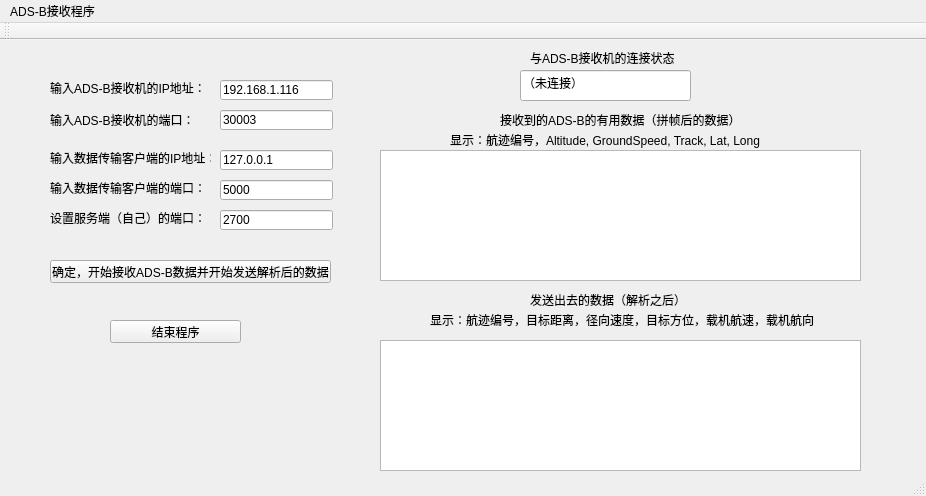
<?xml version="1.0" encoding="UTF-8"?>
<ui version="4.0">
 <class>tcpgetClass</class>
 <widget class="QMainWindow" name="tcpgetClass">
  <property name="geometry">
   <rect>
    <x>0</x>
    <y>0</y>
    <width>926</width>
    <height>496</height>
   </rect>
  </property>
  <property name="windowTitle">
   <string>tcpget</string>
  </property>
  <widget class="QWidget" name="centralWidget">
   <widget class="QLabel" name="label">
    <property name="geometry">
     <rect>
      <x>50</x>
      <y>40</y>
      <width>161</width>
      <height>16</height>
     </rect>
    </property>
    <property name="text">
     <string>输入ADS-B接收机的IP地址：</string>
    </property>
   </widget>
   <widget class="QLabel" name="label_2">
    <property name="geometry">
     <rect>
      <x>50</x>
      <y>70</y>
      <width>141</width>
      <height>20</height>
     </rect>
    </property>
    <property name="text">
     <string>输入ADS-B接收机的端口：</string>
    </property>
   </widget>
   <widget class="QLineEdit" name="ADSip">
    <property name="geometry">
     <rect>
      <x>220</x>
      <y>40</y>
      <width>113</width>
      <height>20</height>
     </rect>
    </property>
    <property name="text">
     <string>192.168.1.116</string>
    </property>
   </widget>
   <widget class="QLineEdit" name="ADSport">
    <property name="geometry">
     <rect>
      <x>220</x>
      <y>70</y>
      <width>113</width>
      <height>20</height>
     </rect>
    </property>
    <property name="text">
     <string>30003</string>
    </property>
   </widget>
   <widget class="QPushButton" name="pushButton">
    <property name="geometry">
     <rect>
      <x>50</x>
      <y>220</y>
      <width>281</width>
      <height>23</height>
     </rect>
    </property>
    <property name="text">
     <string>确定，开始接收ADS-B数据并开始发送解析后的数据</string>
    </property>
   </widget>
   <widget class="QLineEdit" name="serverip">
    <property name="geometry">
     <rect>
      <x>220</x>
      <y>110</y>
      <width>113</width>
      <height>20</height>
     </rect>
    </property>
    <property name="text">
     <string>127.0.0.1</string>
    </property>
   </widget>
   <widget class="QLabel" name="label_3">
    <property name="geometry">
     <rect>
      <x>50</x>
      <y>110</y>
      <width>161</width>
      <height>16</height>
     </rect>
    </property>
    <property name="text">
     <string>输入数据传输客户端的IP地址：</string>
    </property>
   </widget>
   <widget class="QLabel" name="label_4">
    <property name="geometry">
     <rect>
      <x>50</x>
      <y>140</y>
      <width>161</width>
      <height>16</height>
     </rect>
    </property>
    <property name="text">
     <string>输入数据传输客户端的端口：</string>
    </property>
   </widget>
   <widget class="QLineEdit" name="serverport">
    <property name="geometry">
     <rect>
      <x>220</x>
      <y>140</y>
      <width>113</width>
      <height>20</height>
     </rect>
    </property>
    <property name="text">
     <string>5000</string>
    </property>
   </widget>
   <widget class="QLineEdit" name="ADSzt">
    <property name="geometry">
     <rect>
      <x>520</x>
      <y>30</y>
      <width>171</width>
      <height>31</height>
     </rect>
    </property>
    <property name="text">
     <string>（未连接）</string>
    </property>
   </widget>
   <widget class="QLabel" name="label_5">
    <property name="geometry">
     <rect>
      <x>530</x>
      <y>10</y>
      <width>161</width>
      <height>16</height>
     </rect>
    </property>
    <property name="text">
     <string>与ADS-B接收机的连接状态</string>
    </property>
   </widget>
   <widget class="QLabel" name="label_6">
    <property name="geometry">
     <rect>
      <x>500</x>
      <y>70</y>
      <width>241</width>
      <height>20</height>
     </rect>
    </property>
    <property name="text">
     <string>接收到的ADS-B的有用数据（拼帧后的数据）</string>
    </property>
   </widget>
   <widget class="QLabel" name="label_7">
    <property name="geometry">
     <rect>
      <x>530</x>
      <y>250</y>
      <width>241</width>
      <height>20</height>
     </rect>
    </property>
    <property name="text">
     <string>发送出去的数据（解析之后）</string>
    </property>
   </widget>
   <widget class="QLabel" name="label_8">
    <property name="geometry">
     <rect>
      <x>50</x>
      <y>170</y>
      <width>161</width>
      <height>16</height>
     </rect>
    </property>
    <property name="text">
     <string>设置服务端（自己）的端口：</string>
    </property>
   </widget>
   <widget class="QLineEdit" name="iclientPort">
    <property name="geometry">
     <rect>
      <x>220</x>
      <y>170</y>
      <width>113</width>
      <height>20</height>
     </rect>
    </property>
    <property name="text">
     <string>2700</string>
    </property>
   </widget>
   <widget class="QTextEdit" name="textEdit">
    <property name="geometry">
     <rect>
      <x>380</x>
      <y>110</y>
      <width>481</width>
      <height>131</height>
     </rect>
    </property>
   </widget>
   <widget class="QTextEdit" name="textEdit_2">
    <property name="geometry">
     <rect>
      <x>380</x>
      <y>300</y>
      <width>481</width>
      <height>131</height>
     </rect>
    </property>
   </widget>
   <widget class="QLabel" name="label_9">
    <property name="geometry">
     <rect>
      <x>450</x>
      <y>90</y>
      <width>371</width>
      <height>20</height>
     </rect>
    </property>
    <property name="text">
     <string>显示：航迹编号，Altitude, GroundSpeed, Track, Lat, Long </string>
    </property>
   </widget>
   <widget class="QLabel" name="label_10">
    <property name="geometry">
     <rect>
      <x>430</x>
      <y>270</y>
      <width>391</width>
      <height>20</height>
     </rect>
    </property>
    <property name="text">
     <string>显示：航迹编号，目标距离，径向速度，目标方位，载机航速，载机航向</string>
    </property>
   </widget>
   <widget class="QPushButton" name="pushButton_2">
    <property name="geometry">
     <rect>
      <x>110</x>
      <y>280</y>
      <width>131</width>
      <height>23</height>
     </rect>
    </property>
    <property name="text">
     <string>结束程序</string>
    </property>
   </widget>
  </widget>
  <widget class="QMenuBar" name="menuBar">
   <property name="geometry">
    <rect>
     <x>0</x>
     <y>0</y>
     <width>926</width>
     <height>23</height>
    </rect>
   </property>
   <widget class="QMenu" name="menuADS_B">
    <property name="title">
     <string>ADS-B接收程序</string>
    </property>
   </widget>
   <addaction name="menuADS_B"/>
  </widget>
  <widget class="QToolBar" name="mainToolBar">
   <attribute name="toolBarArea">
    <enum>TopToolBarArea</enum>
   </attribute>
   <attribute name="toolBarBreak">
    <bool>false</bool>
   </attribute>
  </widget>
  <widget class="QStatusBar" name="statusBar"/>
 </widget>
 <layoutdefault spacing="6" margin="11"/>
 <resources>
  <include location="tcpget.qrc"/>
 </resources>
 <connections>
  <connection>
   <sender>pushButton_2</sender>
   <signal>clicked()</signal>
   <receiver>tcpgetClass</receiver>
   <slot>endbutton()</slot>
   <hints>
    <hint type="sourcelabel">
     <x>160</x>
     <y>326</y>
    </hint>
    <hint type="destinationlabel">
     <x>284</x>
     <y>349</y>
    </hint>
   </hints>
  </connection>
  <connection>
   <sender>pushButton</sender>
   <signal>clicked()</signal>
   <receiver>tcpgetClass</receiver>
   <slot>begin()</slot>
   <hints>
    <hint type="sourcelabel">
     <x>247</x>
     <y>259</y>
    </hint>
    <hint type="destinationlabel">
     <x>335</x>
     <y>300</y>
    </hint>
   </hints>
  </connection>
 </connections>
 <slots>
  <slot>endbutton()</slot>
  <slot>begin()</slot>
 </slots>
</ui>
